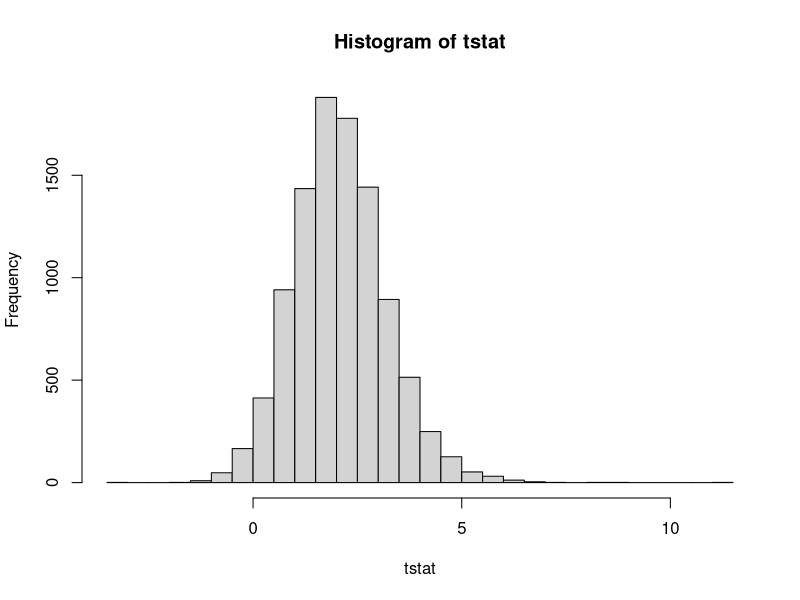

Write the R code that produced this figure.
## ---- chunk 1
knitr::opts_chunk$set(echo = TRUE)
## ---- chunk 2
x = qchisq(.01, 8)
print(x)

xadj <- x*225 / 100
print(xadj)

pchisq(xadj, df=8, lower.tail=TRUE)

## ---- chunk 3
# Define parameters
threshold <- 0.8          # Desired power
alpha <- 0.01             # Significance level
sigma0_sq <- 225          # Variance under H0
sigma_a_sq <- 100         # Variance under H1

# Starting sample size
n <- 9                    # Corresponds to df = 8

# Initialize variables
df <- n - 1        # Degrees of freedom
power <- 0                 # Initial power

# Loop to find the required sample size
while(power < threshold && df < 200){
  
  # Calculate the critical chi-square value for the given alpha
  x <- qchisq(alpha, df = df)
  
  xscaled <- x * sigma0_sq / sigma_a_sq
  power <- pchisq(xscaled, df = df)

  if(power < threshold){
    n <- n + 1
    df <- df + 1
  }
}

# Output the required sample size
if(power >= threshold){
  cat("Required sample size (n):", n, "\n")
} else {
  cat("Sample size did not reach required power within n=100.\n")
}



x = qchisq(.01, 36)
print(x)

xadj <- x*225 / 100
print(xadj)

power <- pchisq(xadj, df=36, lower.tail=TRUE)

print(power)

## ---- chunk 4
1-pt(5.316, 19)
## ---- chunk 5
n = 20
sd = 45
true_mean <- 1180

nloop = 10000

tstat <- numeric(nloop)

for(iloop in 1:nloop){
  y=rnorm(n, true_mean, sd)
  samp_mean = mean(y)
  samp_sd = sd(y)
  tstat[iloop] = (samp_mean - 1160)/(samp_sd /sqrt(n))
}

hist(tstat, br=50)

sum(tstat > qt(1-.05,n-1))/nloop

## ---- chunk 6
2*(1-pt(.978, df=24))

## ---- chunk 7
2* (1-pf(2.1199, df1=11, df2=13))
